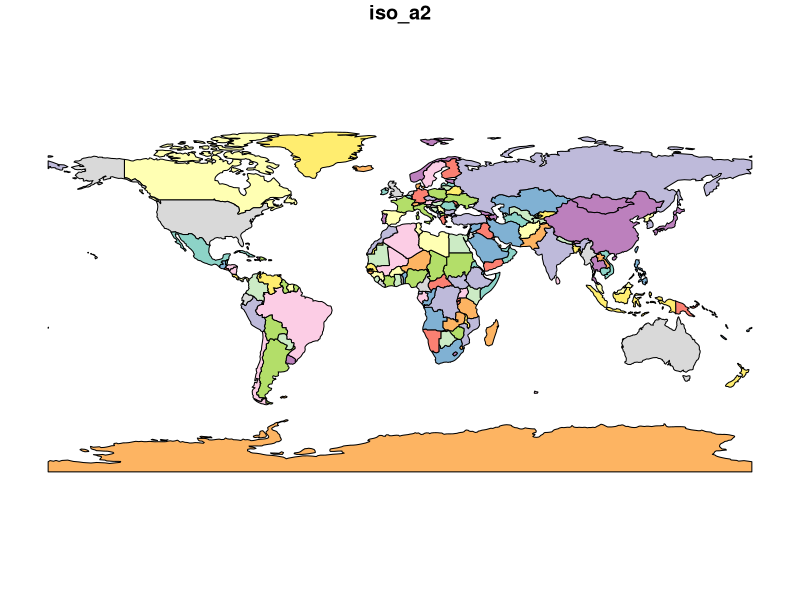
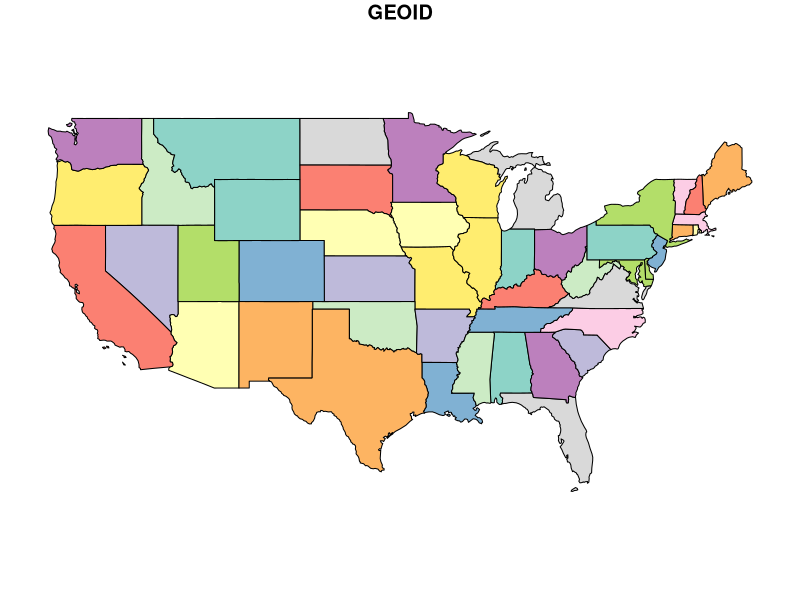
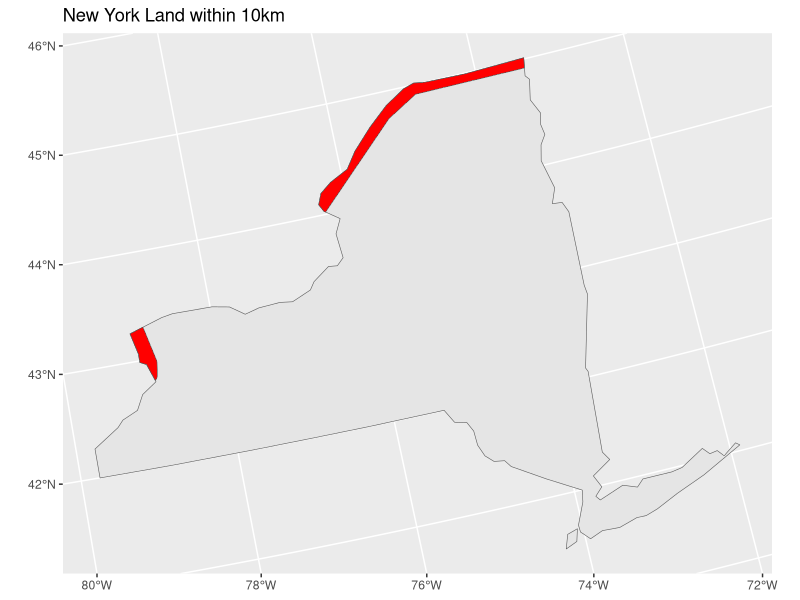
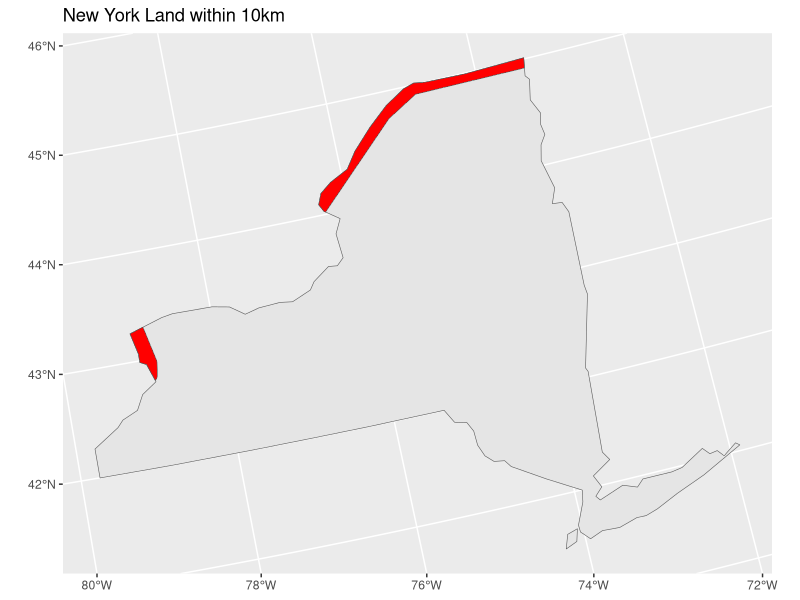

The R source for these figures, in order: (Note: this script raises an error after producing the figures.)
library(spData)
library(sf)
library(tidyverse)
# library(units) #this one is optional, but can help with unit conversions.

#load 'world' data from spData package
data(world)  
# load 'states' boundaries from spData package
data(us_states)
plot(world[1])  #plot if desired
plot(us_states[1]) #plot if desired

#world dataset
#transform to the albers equal area projection:

albers="+proj=aea +lat_1=29.5 +lat_2=45.5 +lat_0=37.5 +lon_0=-96 +x_0=0 +y_0=0 +ellps=GRS80 +datum=NAD83 +units=m +no_defs"

world_transform <- st_transform(world, crs = albers) #help
#checking world and world_transform to see the transformation
#world
#world_transform

#filter the world dataset to include only name_long=="Canada"

Canada <- world_transform %>%
  filter(name_long=="Canada")
#Canada

#buffer canada to 10km (10000m)
#Canada_buffer <- st_buffer(Canada, dist = 10000) #help
Canada_buffer <- Canada %>%
  st_buffer(10000) 

#us_states object
#transform to the albers equal area projection defined above as albers

us_transform <- st_transform(us_states, crs = albers)
#checking us_states and us_transform to see the transformation
#us_states
#us_transform

#filter the us_states dataset to include only NAME == "New York"
New_york <- us_transform %>%
  filter(NAME=="New York")
#New_york

#Create a 'border' object
#use st_intersection() to intersect the canada buffer with New York (this will be your final polygon)
border_ny_ca <-  st_intersection(Canada_buffer, New_york)
#Plot the border area using ggplot() and geom_sf().
ggplot()+
  geom_sf(data=New_york)+
  geom_sf(data=border_ny_ca,fill="red")+
  labs(title = "New York Land within 10km")
ggsave("Case_study_5.png", width = 17, height = 10, units = "cm") 

#use st_area() to calculate the area of this polygon.
poly_area <- st_area(border_ny_ca) %>%
  set_units(km^2)

print(border_ny_ca)

#Convert the units to km^2. You can use set_units(km^2) (from the units library) or some other method.

#Do not worry about small waterways, etc. Just use the two datasets listed above.
